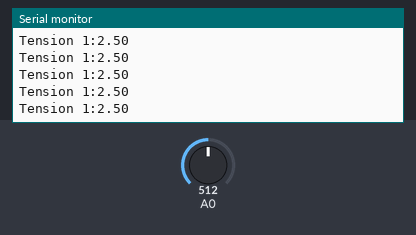
This sketch was run on a simulated Arduino Uno, built with avr-gcc and run on an emulated ATmega328P. Shown: the last lines printed to the serial monitor. The inputs (shaded band) are chosen by the test bench; at power-on: A0 = 512.

Above: at 1.2 s.
1.3 s: A0 set to 716
At 2.1 s:
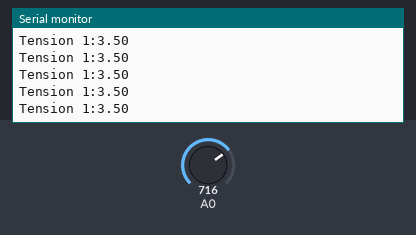
2.8 s: A0 set to 900
At 3.7 s:
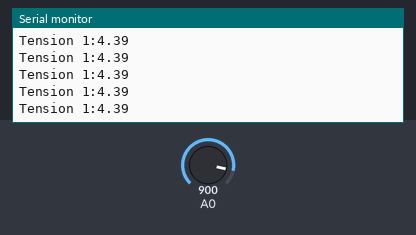
Timing chart, 0 to 5.8 s (numbered marks = the images above; inputs shaded):
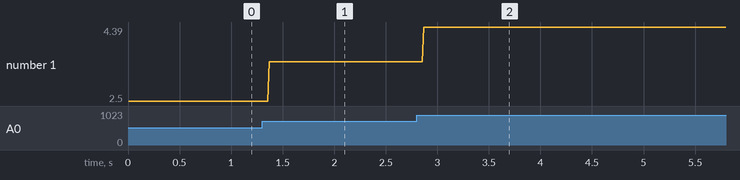

The sketch:

testbobine.ino
```cpp
/*
  Test sketch for validating hand-made sensor coils (bobines).

  This sketch reads an analog input (A0) and prints the voltage to Serial.
  Use the Arduino Serial Plotter to observe the signal in real time.

  Validation method:
  - When the magnet passes in front of the coil, the voltage should spike.
  - A clear peak in the Serial Plotter indicates the coil is responding.
*/

void setup() {
  // put your setup code here, to run once:
  Serial.begin(9600);
  Serial.println("Ready");
}

void loop() {

  int val2=analogRead(A0);

  float tension2=val2*(float)5/1024;
  // put your main code here, to run repeatedly:
  Serial.print("Tension 1:"); Serial.println(tension2);
  delay(1);

}
```

Measured:
- after the input at 1.3 s, the serial monitor: prints a new line after 0.07 s (image 1)
- after the input at 2.8 s, the serial monitor: prints a new line after 0.07 s (image 2)
- plotted number 1: 2.5 → 3.5 after the input at 1.3 s, 3.5 → 4.39 after the input at 2.8 s
